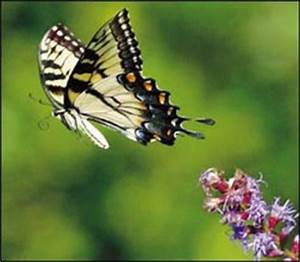
#> input picture Task2/data/cv/raw/butterfly/OIP-1atwo6u-KjDXd2ukaOGVTQHaGd.jpeg, 300 x 262 px; its folder holds only this picture in this run
$ jupyter execute EDA.ipynb
#> lines starting #> are read from the running program, lines starting #| are printed output that depends on the picture
[cell 1]
from collections import Counter
from pathlib import Path

data_dir = Path("../data/cv/raw")

class_counts = Counter()

for class_dir in data_dir.iterdir():
    if class_dir.is_dir():
        class_counts[class_dir.name] = len(list(class_dir.glob("*")))

print(class_counts)

[cell 2]
import matplotlib.pyplot as plt

classes = list(class_counts.keys())
counts = list(class_counts.values())

plt.figure()
plt.bar(classes, counts)
plt.xticks(rotation=45)
plt.title("Class Distribution")
plt.show()
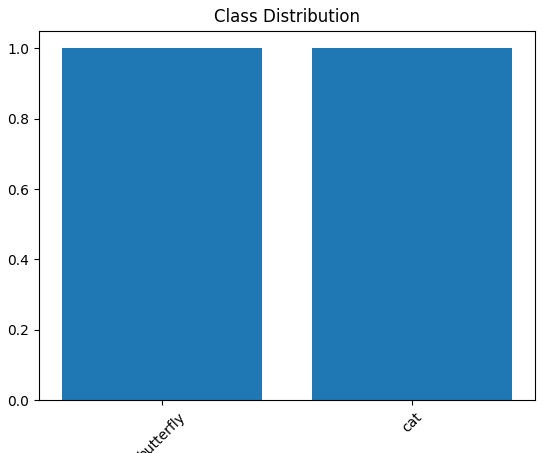
#> figure drawn by matplotlib, 1 panel

[cell 3]
import random
from pathlib import Path
import matplotlib.pyplot as plt
from PIL import Image

data_dir = Path("../data/cv/raw")

num_classes_to_show = 5
num_images_per_class = 4

class_dirs = [d for d in data_dir.iterdir() if d.is_dir()]
selected_classes = random.sample(class_dirs, min(len(class_dirs), num_classes_to_show))

plt.figure(figsize=(12, 8))

plot_idx = 1

for class_dir in selected_classes:
    images = list(class_dir.glob("*.jpg"))
    sampled_images = random.sample(images, min(len(images), num_images_per_class))

    for img_path in sampled_images:
        try:
            img = Image.open(img_path).convert("RGB")

            plt.subplot(num_classes_to_show, num_images_per_class, plot_idx)
            plt.imshow(img)
            plt.title(class_dir.name)
            plt.axis("off")

            plot_idx += 1
        except:
            continue

plt.tight_layout()
plt.show()

[cell 4]
from PIL import Image

broken_images = []
valid_count = 0

for class_dir in data_dir.iterdir():
    if class_dir.is_dir():
        for img_path in class_dir.glob("*"):
            try:
                with Image.open(img_path) as img:
#> img is the input picture: PIL image 300x262 RGB; mean R, G, B 98.4, 119.9, 56.5
                    img.verify()
                valid_count += 1
            except Exception:
                broken_images.append(img_path)

print("Valid images:", valid_count)
print("Broken images:", len(broken_images))

[cell 5]
for path in broken_images:
    path.unlink()
